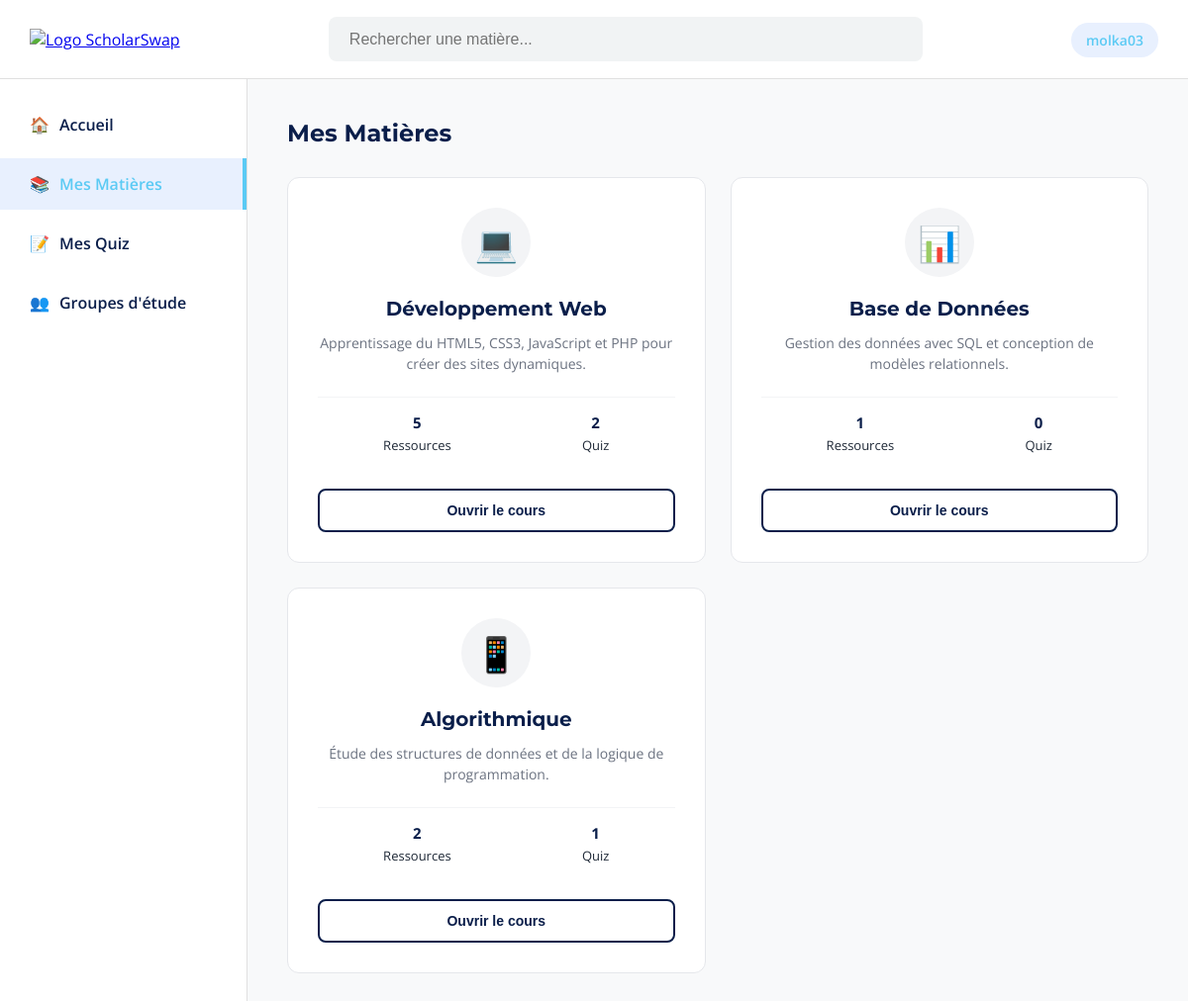
Screenshot of /matieres.php (signed in) with the database file from the repository.
### tables this page shows
CREATE TABLE `users` (
  `id` int(11) NOT NULL,
  `full_name` varchar(100) NOT NULL,
  `email` varchar(150) NOT NULL,
  `password` varchar(255) NOT NULL,
  `bio` text DEFAULT NULL,
  `created_at` timestamp NOT NULL DEFAULT current_timestamp()
);

CREATE TABLE `subjects` (
  `id` int(11) NOT NULL,
  `name` varchar(100) NOT NULL,
  `description` text DEFAULT NULL,
  `semester` varchar(50) DEFAULT NULL,
  `icon` varchar(20) DEFAULT '?',
  `created_at` timestamp NOT NULL DEFAULT current_timestamp()
);

### config.php (called while the page is built, shortened)
<?php
$host = "localhost";
$dbname = "scholarswap";
$username = "root";
$password = "";
try {
    $pdo = new PDO(
        "mysql:host=$host;dbname=$dbname;charset=utf8mb4",
        $username,
        $password
    );
    $pdo->setAttribute(PDO::ATTR_ERRMODE, PDO::ERRMODE_EXCEPTION);
    $pdo->setAttribute(PDO::ATTR_DEFAULT_FETCH_MODE, PDO::FETCH_ASSOC);
} catch (PDOException $e) {
    die("Erreur de connexion à la base de données : " . $e->getMessage());
}
function e($value) {
    return htmlspecialchars((string)$value, ENT_QUOTES, 'UTF-8');
}
function current_user($refresh = false) {
    global $pdo;
    $stmt = $pdo->prepare("SELECT * FROM users WHERE id = ?");
    $stmt->execute([$_SESSION['user_id']]);
    $user = $stmt->fetch();
    return $user;
}

### matieres.php (the view, shortened to what this page needs)
<?php
require_once "config.php";
$user = current_user();
$stmt = $pdo->query("
    SELECT
        s.*,
        COUNT(DISTINCT r.id) AS resource_count,
        COUNT(DISTINCT q.id) AS quiz_count
    FROM subjects s
    LEFT JOIN resources r ON r.subject_id = s.id
    LEFT JOIN quizzes q ON q.subject_id = s.id
    GROUP BY s.id
    ORDER BY s.id ASC
");
$subjects = $stmt->fetchAll(PDO::FETCH_ASSOC);
?>
<!DOCTYPE html>
<html lang="fr">
<head>
    <link rel="stylesheet" href="css/index.css">
    <link rel="stylesheet" href="css/matieres.css">
</head>
<body>
<header class="main-header">
    <div class="header-left">
        <a href="index.php">
            <img src="assets/colored-logo2.png" alt="Logo ScholarSwap" class="nav-logo">
        </a>
    </div>
    <div class="search-container">
        <input type="text" placeholder="Rechercher une matière...">
    </div>
    <div class="header-right">
        <a href="profil.php" class="user-badge" style="text-decoration:none;">
            <?= e($user["full_name"]) ?>
        </a>
    </div>
</header>
<div class="main-layout">
    <nav class="sidebar">
        <ul>
            <li onclick="window.location.href='index.php'">
                <span class="icon">🏠</span> Accueil
            </li>
            <li class="active" onclick="window.location.href='matieres.php'">
                <span class="icon">📚</span> Mes Matières
            </li>
            <li onclick="window.location.href='quiz.php'">
                <span class="icon">📝</span> Mes Quiz
            </li>
            <li onclick="window.location.href='groupes.php'">
                <span class="icon">👥</span> Groupes d'étude
            </li>
        </ul>
    </nav>
    <main class="feed">
        <div class="feed-header">
            <h2>Mes Matières</h2>
        </div>
        <div class="subjects-grid">
            <?php foreach ($subjects as $subject): ?>
                <div class="subject-card">
                    <div class="subject-icon">
                        <?= e($subject["icon"]) ?>
                    </div>
                    <h3><?= e($subject["name"]) ?></h3>
                    <p><?= e($subject["description"]) ?></p>
                    <div class="subject-stats">
                        <div class="stat-item">
                            <strong><?= e($subject["resource_count"]) ?></strong>
                            <span>Ressources</span>
                        </div>
                        <div class="stat-item">
                            <strong><?= e($subject["quiz_count"]) ?></strong>
                            <span>Quiz</span>
                        </div>
                    </div>
                    <button class="view-btn" onclick="window.location.href='details-matiere.php?id=<?= e($subject["id"]) ?>'">
                        Ouvrir le cours
                    </button>
                </div>
            <?php endforeach; ?>
        </div>
    </main>
</div>
</body>
</html>

### index.css (style rules this page uses)
:root { --primary-dark: #0A1E4A; --primary-blue: #5BCAF4; --bg-light: #f8f9fa; --border-color: #e0e0e0; --text-gray: #6B7280; }
* { margin: 0; padding: 0; box-sizing: border-box; }
body { font-family: 'Open Sans', sans-serif; background-color: var(--bg-light); color: var(--primary-dark); }
.main-header { height: 80px; background: white; display: flex; align-items: center; justify-content: space-between; padding: 0 30px; border-bottom: 1px solid var(--border-color); position: sticky; top: 0; z-index: 100; }
.nav-logo { height: 60px; width: auto; object-fit: contain; }
.search-container input { width: 600px; height: 45px; padding: 10px 20px; background: #f1f3f4; border: 1px solid transparent; border-radius: 8px; font-size: 16px; outline: none; transition: 0.3s; }
.user-badge { background: #e8f0fe; color: var(--primary-blue); padding: 8px 15px; border-radius: 20px; font-weight: 600; font-size: 14px; }
.main-layout { display: flex; min-height: calc(100vh - 80px); }
.sidebar { width: 250px; background: white; padding: 20px 0; border-right: 1px solid var(--border-color); }
.sidebar ul { list-style: none; }
.sidebar li { padding: 15px 30px; font-size: 16px; margin-bottom: 8px; cursor: pointer; font-weight: 600; transition: 0.2s; display: flex; align-items: center; gap: 10px; color: var(--primary-dark); }
.sidebar li.active { background-color: #e8f0fe; color: var(--primary-blue); border-right: 4px solid var(--primary-blue); }
.feed { flex: 1; padding: 40px; max-width: 850px; margin: 0 auto; }
.feed h2 { font-family: 'Montserrat', sans-serif; margin-bottom: 30px; font-size: 24px; color: var(--primary-dark); }

### rows the page displays
users: full_name "molka03"
subjects: icon "💻", name "Développement Web", description "Apprentissage du HTML5, CSS3, JavaScript et PHP pour créer des sites dynamiques.", resource_count "5", quiz_count "2"
subjects: icon "📊", name "Base de Données", description "Gestion des données avec SQL et conception de modèles relationnels.", resource_count "1", quiz_count "0"
subjects: icon "📱", name "Algorithmique", description "Étude des structures de données et de la logique de programmation.", resource_count "2", quiz_count "1"
